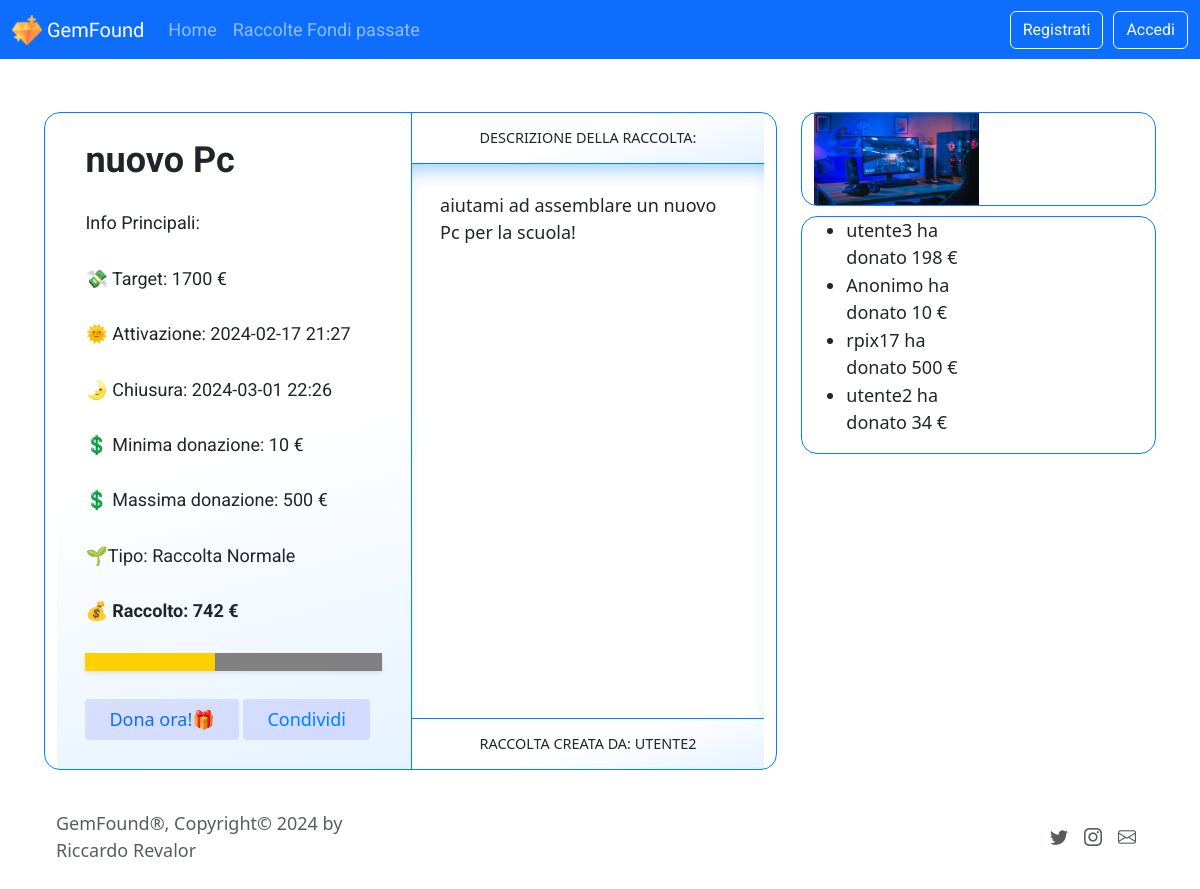
Screenshot of /raccolta/22 with the database file from the repository.
### tables this page shows
CREATE TABLE "Raccolte" (
	"RacID"	INTEGER NOT NULL UNIQUE,
	"UserID"	INTEGER NOT NULL,
	"Successo"	NUMERIC NOT NULL,
	"Open"	NUMERIC NOT NULL DEFAULT 1,
	"TotaleRaccolto"	INTEGER NOT NULL DEFAULT 0,
	"Target"	INTEGER NOT NULL,
	"Title"	TEXT NOT NULL,
	"Description"	TEXT NOT NULL,
	"ActivationDate"	TEXT NOT NULL,
	"ActivationTime"	TEXT NOT NULL,
	"CloseDate"	TEXT NOT NULL,
	"CloseTime"	TEXT NOT NULL,
	"Min"	INTEGER NOT NULL,
	"Max"	INTEGER NOT NULL,
	"Type"	NUMERIC NOT NULL DEFAULT 0,
	"Img"	TEXT DEFAULT 0,
	PRIMARY KEY("RacID" AUTOINCREMENT)
);

CREATE TABLE "Utenti" (
	"UserNickName"	TEXT NOT NULL UNIQUE,
	"UserID"	INTEGER NOT NULL UNIQUE,
	"Password"	TEXT NOT NULL,
	"UserMail"	TEXT NOT NULL UNIQUE,
	"Nome"	TEXT NOT NULL,
	"Cognome"	TEXT NOT NULL,
	"Ptf"	INTEGER NOT NULL DEFAULT 0,
	PRIMARY KEY("UserID" AUTOINCREMENT)
);

CREATE TABLE "Donazioni" (
	"RacID"	INTEGER NOT NULL,
	"NomeVisualizzato"	TEXT NOT NULL,
	"Importo"	INTEGER NOT NULL,
	"Commento"	TEXT NOT NULL DEFAULT 0,
	"numTransazione"	INTEGER NOT NULL UNIQUE,
	"UserID"	INTEGER NOT NULL DEFAULT -1,
	"Data"	TEXT NOT NULL,
	PRIMARY KEY("numTransazione" AUTOINCREMENT)
);

### app.py (the view)
@app.route('/raccolta/<int:id>')
def raccolta(id):
  rac = rac_dao.getRacByID(id)
  dons = don_dao.getDonationsByRacID(id) # possono non esserci donazioni
  nd = 0
  if dons: nd = len(dons)
  if not rac:
    flash('Raccolta Fondi non trovata!')
    return redirect(url_for('index'))
  user = user_dao.get_user_by_id(rac['UserID'])
  if not user:
    flash('Utente creatore della Raccolta non trovato!')
    return redirect(url_for('index'))
  nickname = user['UserNickName']
  sperimentale=0 # se è una raccolta sperimentale che si attiva nel futuro
  rag = 0 # se è stata raggiunto l'obiettivo
  today = datetime.datetime.now()
  if not checkRacOpen(rac):
    if datetime.datetime.strptime(rac['ActivationDate'] + " " + rac['ActivationTime'], '%Y-%m-%d %H:%M') > today and datetime.datetime.strptime(rac['CloseDate'] + " " + rac['CloseTime'], '%Y-%m-%d %H:%M') > today:
      sperimentale = 1
    else:
      rapporto = int(rac['TotaleRaccolto']) / int(rac['Target'])
      if rapporto >= 1: rag = 1
  return render_template('single2.html', raccolta=rac, nickname=nickname, donazioni=dons, nd= nd, raggiunto = rag, sperimentale = sperimentale)

### app.py (called while the page is built, shortened)
def updatePtf(rac):
  ptfOld = user_dao.user_GetPtf(rac['UserID'])
  if not ptfOld: return False
  ptfOld = int(ptfOld['Ptf'])
  money = int(rac['TotaleRaccolto'])
  if money >= int(rac['Target']):
    ptfNew = ptfOld + money
    if ptfNew > ptfOld: user_dao.user_SetPtf(rac['UserID'], ptfNew)
  return True

def checkRacOpen(rac):
  today = datetime.datetime.now()
  if datetime.datetime.strptime(rac['CloseDate'] + " " + rac['CloseTime'], '%Y-%m-%d %H:%M') <= today:
    r = rac_dao.RacSetState(rac['RacID'], 0) # chiudi la raccolta nel db
    if not r:
      flash('Errore nel chiudere la Raccolta Fondi!')
      return redirect(url_for('index'))
    if not updatePtf(rac):
      flash('Errore nel calcolare il Ptf!')
      return redirect(url_for('index'))
    return False # EFFETTIVAMENTE chiusa, ho messo Open = 0 e aggiornato il db ed il ptf
  return True # EFFETTIVAMENTE aperta

### don_dao.py (called while the page is built)
def getDonationsByRacID(id):
    connection = sqlite3.connect(db)
    connection.row_factory = sqlite3.Row
    cursor = connection.cursor()
    donations = cursor.execute('SELECT * FROM Donazioni WHERE RacID = ?', (id,)).fetchall()
    cursor.close()
    connection.close()
    return donations

### rac_dao.py (called while the page is built)
def getRacByID(id):
    connection = sqlite3.connect(db)
    connection.row_factory = sqlite3.Row
    cursor = connection.cursor()
    rac = cursor.execute('SELECT * FROM Raccolte WHERE RacID = ?', (id,)).fetchone()
    cursor.close()
    connection.close()
    return rac

def RacSetState(id, state):
    result = False
    sql = 'UPDATE Raccolte SET Open = ? WHERE RacID = ?'
    connection = sqlite3.connect(db)
    connection.row_factory = sqlite3.Row
    cursor = connection.cursor()
    try:
        cursor.execute(sql, (state, id))
        connection.commit()
        result = True
    except Exception as e:
        print('Error', str(e))
        connection.rollback()
        result = False
    cursor.close()
    connection.close()
    return result

### user_dao.py (called while the page is built)
def get_user_by_id(id):
    conn = sqlite3.connect(db)
    conn.row_factory = sqlite3.Row
    cursor = conn.cursor()
    sql = 'SELECT * FROM Utenti WHERE UserID = ?'
    cursor.execute(sql, (id,))
    user = cursor.fetchone()
    cursor.close()
    conn.close()
    return user

### templates/single2.html (shortened to what this page needs)
{% extends "base.html" %}
{% block content %}
<link href="{{ url_for('static', filename='singlestyle.css') }}" rel="stylesheet">
<div class="row">
<main class="col-lg-8 col-12">
<article class="container">
    <section class="intro flow">
      <h2 class="racInfo">{{raccolta.Title |e}}</h2>
      <p class="racInfo">Info Principali:</p>
        <p class="racInfo">&#128184; Target: {{raccolta.Target |e}} &euro;</p>
        <p class="racInfo">&#127774; Attivazione: {{raccolta.ActivationDate ~' '~ raccolta.ActivationTime |e}}</p>
        <p class="racInfo">&#127771; Chiusura: {{raccolta.CloseDate ~' '~ raccolta.CloseTime |e}}</p>
        <p class="racInfo">&#128178; Minima donazione: {{raccolta.Min |e}} &euro;</p>
        <p class="racInfo">&#128178; Massima donazione: {{raccolta.Max |e}} &euro;</p>
        <p class="racInfo">&#127793;Tipo:
            {% if raccolta.Type == 0 %}
                Raccolta Normale
            {% else %}
                Raccolta Lampo
            {% endif %}
        </p>
        {% if raccolta.Open == 1 %}
        <p><strong class="racInfo">&#128176; Raccolto: {{raccolta.TotaleRaccolto |e}} &euro;</strong></p>
        {% endif %}
      {% if raccolta.Open == 1 %}
        <progress id="progressBar" class="progress-bar progress-bar-striped progress-bar-animated" value="0" max="100"></progress>
      {% endif %}
      {% if raccolta.Open == 1 %}
      <button>
        <a href="/donazione/{{raccolta.RacID}}">Dona ora!&#127873;</a>
      </button>
      {% else %}
        {% if sperimentale == 0 %}
          <p>&#128274;Raccolta chiusa&#128274;</p>
        {% else %}
          <p>&#128640;Raccolta non ancora aperta&#128640;</p>
        {% endif %}
      {% endif %}
      <button onclick="copyToClipboard()">Condividi</button>
    </section>
    <section class="details">
      <header>Descrizione della Raccolta:</header>
      <div class="scroll-container">
        <article class="scroll-content">
            {{raccolta.Description |e}}
        </article>
      </div>
      <footer>Raccolta creata da: {{ nickname |e }}</footer>
    </section>
  </article>
</main>
<aside class="col-lg-4 col-12">
{% if raccolta.Img != '0' %}
    <article class="container img-container">
        <img class="post-img" src="{{ url_for('static', filename=raccolta.Img) }}" alt="Nessuna foto trovata per la raccolta su: {{ raccolta.Title }}">
    </article>
{% else %}
    <p>Immagine non disponibile</p>
{% endif %}
<article class="container donators-container">
{% if nd > 0 %}
    <ul class="donators-list">
        {% for donazione in donazioni %}
            <li>{{ donazione.NomeVisualizzato |e }} ha donato {{ donazione.Importo |e }} &euro;</li>
        {% endfor %}
    </ul>
{% endif %}
</article>
</aside>
{% endblock %}

### static/style.css (style rules this page uses)
#progressBar { display: block; width: 100%; box-shadow: 0 2px 4px rgba(0, 0, 0, 0.1); }
.post-img { max-height: 400px; width: 100%; height: auto; object-fit: contain; overflow-y: auto; }

### static/singlestyle.css (style rules this page uses)
* { box-sizing: border-box; }
:root { --h: 210; --s: 100%; --l: 50%; --brand-color-bg: rgba(0, 0, 255, 0.1); --brand-color-fg: hsl(210, 100%, 50%); --border: 1px solid var(--brand-color-fg); --shadow-blur: 1.5rem; --shadow-color: hsla(var(--h) var(--s) var(--l) / 0.6); --shadow-y: 1rem; ---shadow-y: calc(var(--shadow-y) * -1); --space: clamp(1.125rem, 0.8rem + 1.3cqi, 1.875rem); --gradient: linear-gradient( 165deg, transparent 50%, hsla(var(--h) var(--s) var(--l) / 0.15) 125% ); }
.racInfo { font-family: 'PT Sans', 'Roboto', Arial, sans-serif; }
aside { width: 30%; }
.post-img { max-height: 400px; width: 100%; height: auto; object-fit: contain; overflow-y: auto; }
.img-container { max-height: 400px; overflow-y: auto; margin-bottom: 10px; ; display: flex; justify-content: center; text-align: center; }
.donators-container { max-height: 400px; overflow-y: auto; }
.donators-list li { margin-bottom: 1px; width: 100%; }
html, body { height: 100%; }
body { display: grid; place-items: center; font-family: system-ui, sans-serif; font-size: clamp(1rem, 0.6rem + 1.125cqi, 1.125rem); line-height: 1.5; padding: 2rem; }
h2 { font-size: 2em; font-weight: 700; line-height: 1.1; text-wrap: balance; }
button { font: inherit; line-height: normal; padding: 0.5rem 1.5rem 0.6rem; background: var(--brand-color-bg); color: var(--brand-color-fg); border: unset; border-radius: 0.25rem; }
a { text-decoration: none; }
.flow > * + * { margin-block-start: var(--space); }
.container { display: grid; grid-auto-rows: 1fr; border: var(--border); border-radius: 1rem; inline-size: min(55rem, 100%); }
.intro { padding: var(--space); background-image: var(--gradient); }
.details { display: grid; grid-template-rows: auto 1fr auto; border-block-start: var(--border); }
.details :where(header, footer) { padding: calc(var(--space) / 2) var(--space); text-align: center; font-size: 0.8em; font-weight: 500; text-transform: uppercase; background-image: var(--gradient); }
.scroll-container { position: relative; border-block: var(--border); overflow-y: auto; overscroll-behavior: contain; scrollbar-color: var(--brand-color-bg) transparent; animation: scroll-shadow-inset linear; animation-timeline: scroll(self); }
.scroll-content { position: absolute; top: 0; left: 0; padding: var(--space); }
#progressBar { background-color: #FFFFFF; color: #FFFFFF; display: block; width: 100%; box-shadow: 0 2px 4px rgba(0, 0, 0, 0.1); }
@media (min-width: 40rem) { .container { grid-template-columns: 1fr 1fr; } }
@media (min-width: 40rem) { .details { border-block-start: unset; border-inline-start: var(--border); } }

### rows the page displays
Raccolte: Title "nuovo Pc", Target "1700", ActivationDate+ActivationTime "2024-02-17 21:27", CloseDate+CloseTime "2024-03-01 22:26", Min "10", Max "500", TotaleRaccolto "742", Description "aiutami ad assemblare un nuovo Pc per la scuola!", Img (picture)
Utenti: UserNickName "UTENTE2"
Donazioni: NomeVisualizzato "utente3", Importo "198"
Donazioni: NomeVisualizzato "Anonimo", Importo "10"
Donazioni: NomeVisualizzato "rpix17", Importo "500"
Donazioni: NomeVisualizzato "utente2", Importo "34"
